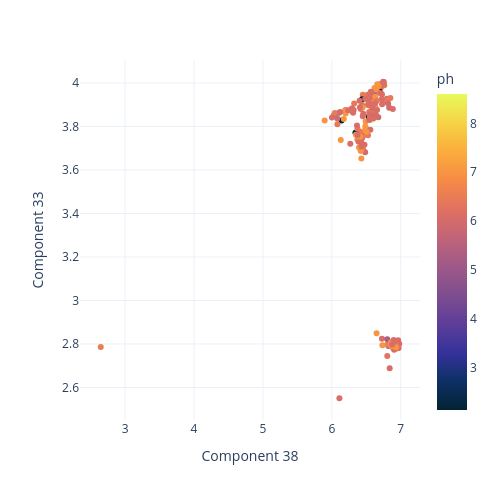

The code cell stored with this chart in its notebook:
### Code cell
fig = px.scatter(
    data_frame = ph,
    x = dim1,
    y = dim2, 
    color = "ph",
    color_continuous_scale=px.colors.sequential.thermal,
    hover_data = ["bin", "RF Classify"],
    #opacity = 0.2,
    #title = "pH, Test Set",
    template="plotly_white",
    width=500, 
    height=500
) 

fig.show()

### Figure 1 — Plotly figure (JSON) as saved in the notebook; plotly's stock layout.template omitted (floating-point values rounded to 4 significant figures; data arrays with more than 128 entries replaced by an {"elided": "..."} marker saying what was removed)
{"data": [{"customdata": {"elided": "190x2 mixed values"}, "hovertemplate": "Component 38=%{x}<br>Component 33=%{y}<br>bin=%{customdata[0]}<br>RF Classify=%{customdata[1]}<br>ph=%{marker.color}<extra></extra>", "legendgroup": "", "marker": {"color": {"elided": "190 float values"}, "coloraxis": "coloraxis", "symbol": "circle"}, "mode": "markers", "name": "", "orientation": "v", "showlegend": false, "type": "scatter", "x": {"elided": "190 float values"}, "xaxis": "x", "y": {"elided": "190 float values"}, "yaxis": "y"}], "layout": {"coloraxis": {"colorbar": {"title": {"text": "ph"}}, "colorscale": [[0, "rgb(3, 35, 51)"], [0.09091, "rgb(13, 48, 100)"], [0.1818, "rgb(53, 50, 155)"], [0.2727, "rgb(93, 62, 153)"], [0.3636, "rgb(126, 77, 143)"], [0.4545, "rgb(158, 89, 135)"], [0.5455, "rgb(193, 100, 121)"], [0.6364, "rgb(225, 113, 97)"], [0.7273, "rgb(246, 139, 69)"], [0.8182, "rgb(251, 173, 60)"], [0.9091, "rgb(246, 211, 70)"], [1, "rgb(231, 250, 90)"]]}, "height": 500, "legend": {"tracegroupgap": 0}, "margin": {"t": 60}, "width": 500, "xaxis": {"anchor": "y", "domain": [0, 1], "title": {"text": "Component 38"}}, "yaxis": {"anchor": "x", "domain": [0, 1], "title": {"text": "Component 33"}}}}
